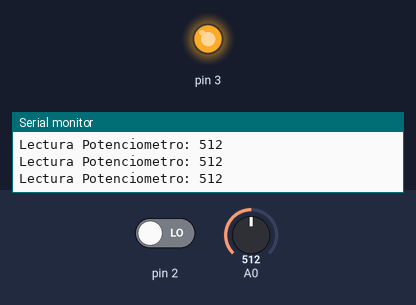
Bench run of a sketch on a simulated Arduino Uno, built with avr-gcc and run on an emulated ATmega328P. On the bench: output pins drawn as LEDs (lit = HIGH), the last lines printed to the serial monitor. Inputs (shaded band) come from the test bench; at power-on: pin 2 LOW, A0 = 512.

Above: at 1.3 s.
1.4 s: pin 2 driven HIGH
At 1.9 s:
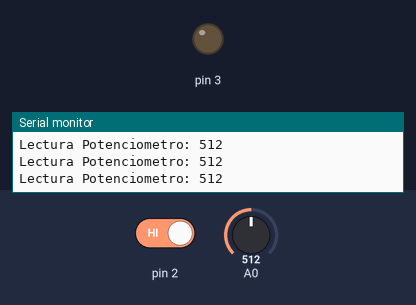
3.0 s: pin 2 driven LOW
At 4.3 s:
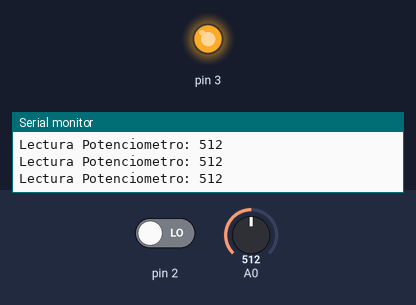
Timing chart, 0 to 6.0 s (numbered marks = the images above; inputs shaded):
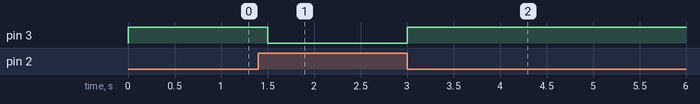

Measured:
- after the input at 1.4 s, pin 3: HIGH → LOW after 0.10 s
- after the input at 3.0 s, pin 3: LOW → HIGH at once

The sketch:

Clase_2_DigitalAnalogico.ino
```cpp
// * Title: Pines Digitales y Analogicos
// * Auth: Jorge Castañeda
// * Date: 27.01.24

void setup() {
  pinMode(2, INPUT); // * Definir pin 2 como entrada
  pinMode(3, OUTPUT); // * Definir pin 3 como salida

  Serial.begin(9600); // * Inicializar el puerto serial
}

void loop() {
  // ! digitalRead(2) -> leer el estado del pin digital 2
  if(digitalRead(2) == 1) { // * El pin digital 2 tiene un estado alto?
    digitalWrite(3, LOW); // * escribir estado bajo en el pin digital 3
  } else {
    digitalWrite(3, HIGH); // * escribir estado alto en el pin digital 3
  }

  int lectura = analogRead(A0); // * realizar lectura del pin analogico A0

  Serial.print("Lectura Potenciometro: "); // * mensaje guia
  Serial.println(lectura); // * imprimir valor de la lectura del pin analogico A0

  delay(500); // * definimos una espera de medio segundo o  500 ms
}
```
